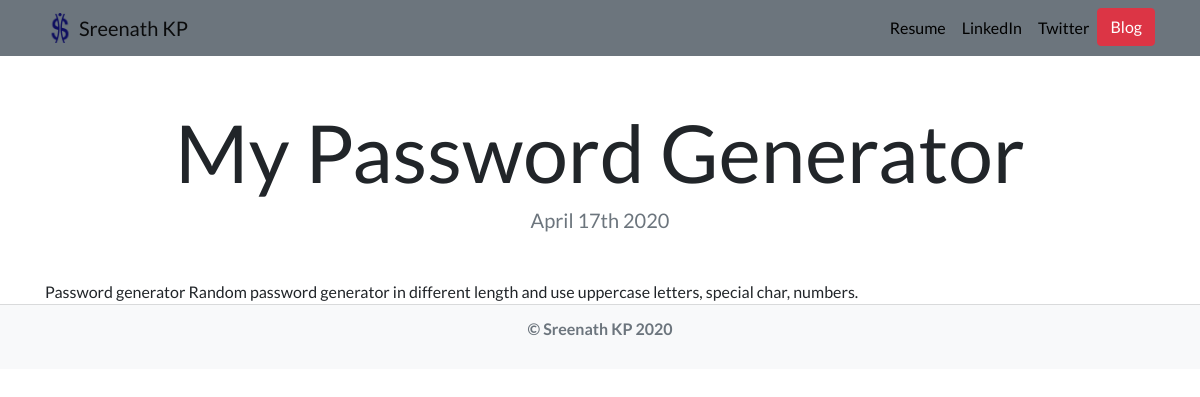
The page /blog/6/ on the database its author committed.
### blog/models.py (models this page shows)
class Blog(models.Model):
    title = models.CharField(max_length=200)
    description = models.TextField()
    date = models.DateField()

### blog/views.py (the view)
# urls.py: path('<int:blog_id>/', views.detail, name='detail'),
def detail(request, blog_id):
    blog = get_object_or_404(Blog, pk=blog_id)
    return render(request, 'blog/detail.html',{'blog':blog})

### blog/templates/blog/detail.html
{% extends "portfolio/base.html" %}
{% load static %}
{% block content %}
<h1 class="text-center mt-5" id="blogdetailtitle">{{ blog.title }}</h1>
<h5 class="text-center text-muted mb-5">{{ blog.date|date:'F jS Y' }}</h5>
{{ blog.description|safe }}
{% endblock %}

### portfolio/static/portfolio/custom.css (style rules this page uses)
body { font-family: 'Lato', sans-serif; }
@media (min-width: 992px) { #blogdetailtitle { font-size: 5rem; } }

### rows shown on the page
Blog: title "My Password Generator", date "April 17th 2020", description "Password generator Random password generator in different length and use uppercase letters, special char, numbers."
